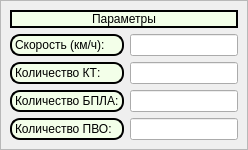
        <widget class="QWidget" name="page_2">
         <layout class="QGridLayout" name="gridLayout_10">
          <property name="leftMargin">
           <number>0</number>
          </property>
          <property name="topMargin">
           <number>0</number>
          </property>
          <property name="rightMargin">
           <number>0</number>
          </property>
          <property name="bottomMargin">
           <number>0</number>
          </property>
          <item row="0" column="0">
           <widget class="QFrame" name="page_2_frame">
            <property name="frameShape">
             <enum>QFrame::StyledPanel</enum>
            </property>
            <property name="frameShadow">
             <enum>QFrame::Raised</enum>
            </property>
            <layout class="QGridLayout" name="gridLayout_5" rowstretch="1,2,2,2,2">
             <item row="1" column="0">
              <widget class="QLabel" name="speed_label">
               <property name="sizePolicy">
                <sizepolicy hsizetype="Expanding" vsizetype="Expanding">
                 <horstretch>0</horstretch>
                 <verstretch>0</verstretch>
                </sizepolicy>
               </property>
               <property name="styleSheet">
                <string notr="true">font: 75 9pt &quot;Microsoft Tai Le&quot;;
border: 2px solid black #cccccc;
border-radius: 10px;
background-color: rgb(243, 255, 233);</string>
               </property>
               <property name="text">
                <string>Скорость (км/ч):</string>
               </property>
              </widget>
             </item>
             <item row="1" column="1">
              <widget class="QLineEdit" name="speed_lineEdit"/>
             </item>
             <item row="2" column="0">
              <widget class="QLabel" name="CP_amount_label">
               <property name="sizePolicy">
                <sizepolicy hsizetype="Expanding" vsizetype="Expanding">
                 <horstretch>0</horstretch>
                 <verstretch>0</verstretch>
                </sizepolicy>
               </property>
               <property name="styleSheet">
                <string notr="true">font: 75 9pt &quot;Microsoft Tai Le&quot;;
border: 2px solid black #cccccc;
border-radius: 10px;
background-color: rgb(243, 255, 233);</string>
               </property>
               <property name="text">
                <string>Количество КТ:</string>
               </property>
              </widget>
             </item>
             <item row="2" column="1">
              <widget class="QLineEdit" name="CP_amount_lineEdit">
               <property name="sizePolicy">
                <sizepolicy hsizetype="Expanding" vsizetype="Fixed">
                 <horstretch>0</horstretch>
                 <verstretch>0</verstretch>
                </sizepolicy>
               </property>
              </widget>
             </item>
             <item row="3" column="0">
              <widget class="QLabel" name="drone_amount_label">
               <property name="sizePolicy">
                <sizepolicy hsizetype="Expanding" vsizetype="Expanding">
                 <horstretch>0</horstretch>
                 <verstretch>0</verstretch>
                </sizepolicy>
               </property>
               <property name="styleSheet">
                <string notr="true">font: 75 9pt &quot;Microsoft Tai Le&quot;;
border: 2px solid black #cccccc;
border-radius: 10px;
background-color: rgb(243, 255, 233);</string>
               </property>
               <property name="text">
                <string>Количество БПЛА:</string>
               </property>
              </widget>
             </item>
             <item row="3" column="1">
              <widget class="QLineEdit" name="drone_amount_lineEdit"/>
             </item>
             <item row="4" column="0">
              <widget class="QLabel" name="air_def_amount_label">
               <property name="sizePolicy">
                <sizepolicy hsizetype="Expanding" vsizetype="Expanding">
                 <horstretch>0</horstretch>
                 <verstretch>0</verstretch>
                </sizepolicy>
               </property>
               <property name="styleSheet">
                <string notr="true">font: 75 9pt &quot;Microsoft Tai Le&quot;;
border: 2px solid black #cccccc;
border-radius: 10px;
background-color: rgb(243, 255, 233);</string>
               </property>
               <property name="text">
                <string>Количество ПВО:</string>
               </property>
              </widget>
             </item>
             <item row="4" column="1">
              <widget class="QLineEdit" name="air_def_amount_lineEdit"/>
             </item>
             <item row="0" column="0" colspan="2">
              <widget class="QLabel" name="param_label">
               <property name="styleSheet">
                <string notr="true">font: 75 12pt &quot;Microsoft Tai Le&quot;;
border: 2px solid black #cccccc;
border-radius: 10px;
background-color: rgb(243, 255, 233);</string>
               </property>
               <property name="text">
                <string>Параметры</string>
               </property>
               <property name="alignment">
                <set>Qt::AlignCenter</set>
               </property>
               <property name="wordWrap">
                <bool>false</bool>
               </property>
              </widget>
             </item>
            </layout>
           </widget>
          </item>
         </layout>
        </widget>
